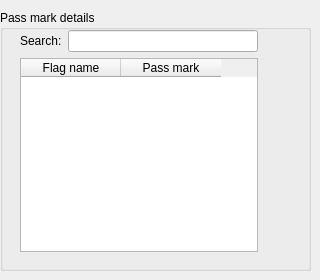
               <widget class="QWidget" name="PassMarkDetailsPage" >
                <widget class="QGroupBox" name="VSSPassMarkDetailsGroupBox" >
                 <property name="geometry" >
                  <rect>
                   <x>0</x>
                   <y>10</y>
                   <width>311</width>
                   <height>261</height>
                  </rect>
                 </property>
                 <property name="title" >
                  <string>Pass mark details</string>
                 </property>
                 <widget class="QWidget" name="VSSPassMarkDetailsGridLayout" >
                  <property name="geometry" >
                   <rect>
                    <x>10</x>
                    <y>10</y>
                    <width>258</width>
                    <height>242</height>
                   </rect>
                  </property>
                  <layout class="QVBoxLayout" >
                   <property name="spacing" >
                    <number>6</number>
                   </property>
                   <property name="leftMargin" >
                    <number>10</number>
                   </property>
                   <property name="topMargin" >
                    <number>10</number>
                   </property>
                   <property name="rightMargin" >
                    <number>10</number>
                   </property>
                   <property name="bottomMargin" >
                    <number>10</number>
                   </property>
                   <item>
                    <layout class="QHBoxLayout" >
                     <property name="spacing" >
                      <number>6</number>
                     </property>
                     <property name="leftMargin" >
                      <number>0</number>
                     </property>
                     <property name="topMargin" >
                      <number>0</number>
                     </property>
                     <property name="rightMargin" >
                      <number>0</number>
                     </property>
                     <property name="bottomMargin" >
                      <number>0</number>
                     </property>
                     <item>
                      <widget class="QLabel" name="label_search_details" >
                       <property name="text" >
                        <string>Search:</string>
                       </property>
                      </widget>
                     </item>
                     <item>
                      <widget class="QLineEdit" name="VSSSearchDetailsLineEdit" >
                       <property name="statusTip" >
                        <string>Type a keyword to filter the list below</string>
                       </property>
                      </widget>
                     </item>
                    </layout>
                   </item>
                   <item>
                    <widget class="QTableWidget" name="VSSPassMarkTableWidget" >
                     <property name="statusTip" >
                      <string>Pass mark details</string>
                     </property>
                     <property name="showGrid" >
                      <bool>false</bool>
                     </property>
                     <column>
                      <property name="text" >
                       <string>Flag name</string>
                      </property>
                     </column>
                     <column>
                      <property name="text" >
                       <string>Pass mark</string>
                      </property>
                     </column>
                    </widget>
                   </item>
                  </layout>
                 </widget>
                </widget>
               </widget>
